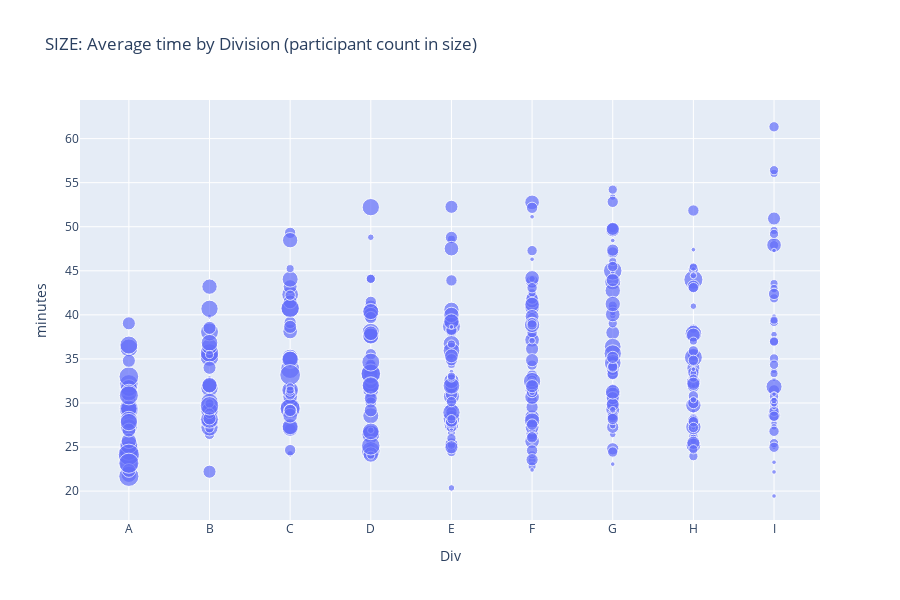

This figure's notebook cell:
### Code cell
px.scatter(agged_cdg, x='Div', y='minutes', category_orders=my_category_orders, hover_data=['Company'],  title='SIZE: Average time by Division (participant count in size)', size='count', size_max=15, height=600)

### Figure 1 — Plotly figure (JSON) as saved in the notebook; plotly's stock layout.template omitted (floating-point values rounded to 4 significant figures; data arrays with more than 128 entries replaced by an {"elided": "..."} marker saying what was removed)
{"data": [{"customdata": {"elided": "414x1 str values"}, "hovertemplate": "Div=%{x}<br>minutes=%{y}<br>count=%{marker.size}<br>Company=%{customdata[0]}<extra></extra>", "legendgroup": "", "marker": {"color": "#636efa", "size": {"elided": "414 int values"}, "sizemode": "area", "sizeref": 0.09333, "symbol": "circle"}, "mode": "markers", "name": "", "orientation": "v", "showlegend": false, "type": "scatter", "x": {"elided": "414 str values"}, "xaxis": "x", "y": {"elided": "414 float values"}, "yaxis": "y"}], "layout": {"height": 600, "legend": {"itemsizing": "constant", "tracegroupgap": 0}, "title": {"text": "SIZE: Average time by Division (participant count in size)"}, "xaxis": {"anchor": "y", "categoryarray": ["A", "B", "C", "D", "E", "F", "G", "H", "I"], "categoryorder": "array", "domain": [0, 1], "title": {"text": "Div"}}, "yaxis": {"anchor": "x", "domain": [0, 1], "title": {"text": "minutes"}}}}
